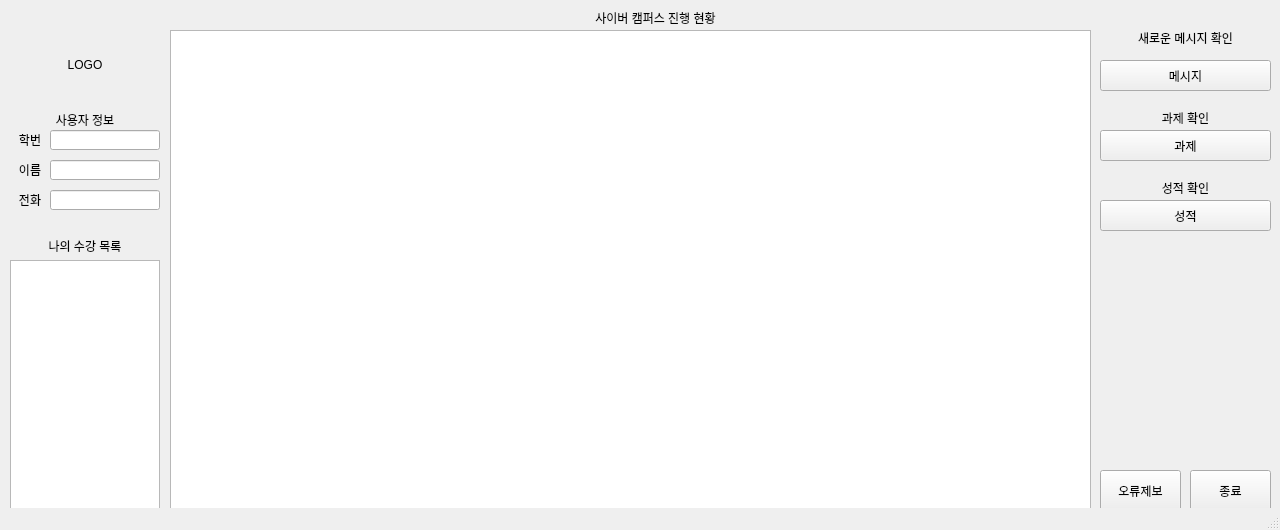
<?xml version="1.0" encoding="UTF-8"?>
<ui version="4.0">
 <class>MainWindow</class>
 <widget class="QMainWindow" name="MainWindow">
  <property name="geometry">
   <rect>
    <x>0</x>
    <y>0</y>
    <width>1280</width>
    <height>530</height>
   </rect>
  </property>
  <property name="minimumSize">
   <size>
    <width>1280</width>
    <height>530</height>
   </size>
  </property>
  <property name="maximumSize">
   <size>
    <width>1280</width>
    <height>530</height>
   </size>
  </property>
  <property name="windowTitle">
   <string>Cyber Campus Manage Tool</string>
  </property>
  <widget class="QWidget" name="centralwidget">
   <widget class="QListWidget" name="class_listWidget">
    <property name="geometry">
     <rect>
      <x>10</x>
      <y>260</y>
      <width>150</width>
      <height>250</height>
     </rect>
    </property>
   </widget>
   <widget class="QLabel" name="class_label">
    <property name="geometry">
     <rect>
      <x>10</x>
      <y>240</y>
      <width>150</width>
      <height>12</height>
     </rect>
    </property>
    <property name="text">
     <string>나의 수강 목록</string>
    </property>
    <property name="alignment">
     <set>Qt::AlignCenter</set>
    </property>
   </widget>
   <widget class="QTableWidget" name="tableWidget">
    <property name="geometry">
     <rect>
      <x>170</x>
      <y>30</y>
      <width>921</width>
      <height>480</height>
     </rect>
    </property>
   </widget>
   <widget class="QLabel" name="process_label">
    <property name="geometry">
     <rect>
      <x>170</x>
      <y>10</y>
      <width>971</width>
      <height>16</height>
     </rect>
    </property>
    <property name="text">
     <string>사이버 캠퍼스 진행 현황</string>
    </property>
    <property name="alignment">
     <set>Qt::AlignCenter</set>
    </property>
   </widget>
   <widget class="QLabel" name="school_number_label">
    <property name="geometry">
     <rect>
      <x>10</x>
      <y>130</y>
      <width>40</width>
      <height>20</height>
     </rect>
    </property>
    <property name="text">
     <string>학번</string>
    </property>
    <property name="alignment">
     <set>Qt::AlignCenter</set>
    </property>
   </widget>
   <widget class="QLabel" name="name_label">
    <property name="geometry">
     <rect>
      <x>10</x>
      <y>160</y>
      <width>40</width>
      <height>20</height>
     </rect>
    </property>
    <property name="text">
     <string>이름</string>
    </property>
    <property name="alignment">
     <set>Qt::AlignCenter</set>
    </property>
   </widget>
   <widget class="QLabel" name="phonenumber_label">
    <property name="geometry">
     <rect>
      <x>10</x>
      <y>190</y>
      <width>40</width>
      <height>20</height>
     </rect>
    </property>
    <property name="text">
     <string>전화</string>
    </property>
    <property name="alignment">
     <set>Qt::AlignCenter</set>
    </property>
   </widget>
   <widget class="QLineEdit" name="school_number_line">
    <property name="geometry">
     <rect>
      <x>50</x>
      <y>130</y>
      <width>110</width>
      <height>20</height>
     </rect>
    </property>
    <property name="readOnly">
     <bool>true</bool>
    </property>
   </widget>
   <widget class="QLineEdit" name="name_line">
    <property name="geometry">
     <rect>
      <x>50</x>
      <y>160</y>
      <width>110</width>
      <height>20</height>
     </rect>
    </property>
    <property name="readOnly">
     <bool>true</bool>
    </property>
   </widget>
   <widget class="QLineEdit" name="phone_number_line">
    <property name="geometry">
     <rect>
      <x>50</x>
      <y>190</y>
      <width>110</width>
      <height>20</height>
     </rect>
    </property>
    <property name="readOnly">
     <bool>true</bool>
    </property>
   </widget>
   <widget class="QLabel" name="user_info_label">
    <property name="geometry">
     <rect>
      <x>10</x>
      <y>110</y>
      <width>150</width>
      <height>20</height>
     </rect>
    </property>
    <property name="text">
     <string>사용자 정보</string>
    </property>
    <property name="alignment">
     <set>Qt::AlignCenter</set>
    </property>
   </widget>
   <widget class="QLabel" name="logo_label">
    <property name="geometry">
     <rect>
      <x>10</x>
      <y>30</y>
      <width>150</width>
      <height>70</height>
     </rect>
    </property>
    <property name="text">
     <string>LOGO</string>
    </property>
    <property name="alignment">
     <set>Qt::AlignCenter</set>
    </property>
   </widget>
   <widget class="QPushButton" name="assign_button">
    <property name="geometry">
     <rect>
      <x>1100</x>
      <y>130</y>
      <width>171</width>
      <height>31</height>
     </rect>
    </property>
    <property name="text">
     <string>과제</string>
    </property>
   </widget>
   <widget class="QLabel" name="assign_label">
    <property name="geometry">
     <rect>
      <x>1100</x>
      <y>110</y>
      <width>171</width>
      <height>16</height>
     </rect>
    </property>
    <property name="text">
     <string>과제 확인</string>
    </property>
    <property name="alignment">
     <set>Qt::AlignCenter</set>
    </property>
   </widget>
   <widget class="QPushButton" name="exit_button">
    <property name="geometry">
     <rect>
      <x>1190</x>
      <y>470</y>
      <width>81</width>
      <height>41</height>
     </rect>
    </property>
    <property name="text">
     <string>종료</string>
    </property>
   </widget>
   <widget class="QPushButton" name="error_send">
    <property name="geometry">
     <rect>
      <x>1100</x>
      <y>470</y>
      <width>81</width>
      <height>41</height>
     </rect>
    </property>
    <property name="text">
     <string>오류제보</string>
    </property>
   </widget>
   <widget class="QPushButton" name="grade_button">
    <property name="geometry">
     <rect>
      <x>1100</x>
      <y>200</y>
      <width>171</width>
      <height>31</height>
     </rect>
    </property>
    <property name="text">
     <string>성적</string>
    </property>
   </widget>
   <widget class="QLabel" name="grade_label">
    <property name="geometry">
     <rect>
      <x>1100</x>
      <y>180</y>
      <width>171</width>
      <height>16</height>
     </rect>
    </property>
    <property name="text">
     <string>성적 확인</string>
    </property>
    <property name="alignment">
     <set>Qt::AlignCenter</set>
    </property>
   </widget>
   <widget class="QPushButton" name="message_button">
    <property name="geometry">
     <rect>
      <x>1100</x>
      <y>60</y>
      <width>171</width>
      <height>31</height>
     </rect>
    </property>
    <property name="text">
     <string>메시지</string>
    </property>
   </widget>
   <widget class="QLabel" name="new_message_label">
    <property name="geometry">
     <rect>
      <x>1100</x>
      <y>30</y>
      <width>171</width>
      <height>16</height>
     </rect>
    </property>
    <property name="text">
     <string>새로운 메시지 확인</string>
    </property>
    <property name="alignment">
     <set>Qt::AlignCenter</set>
    </property>
   </widget>
  </widget>
  <widget class="QStatusBar" name="statusBar"/>
 </widget>
 <resources/>
 <connections/>
</ui>
